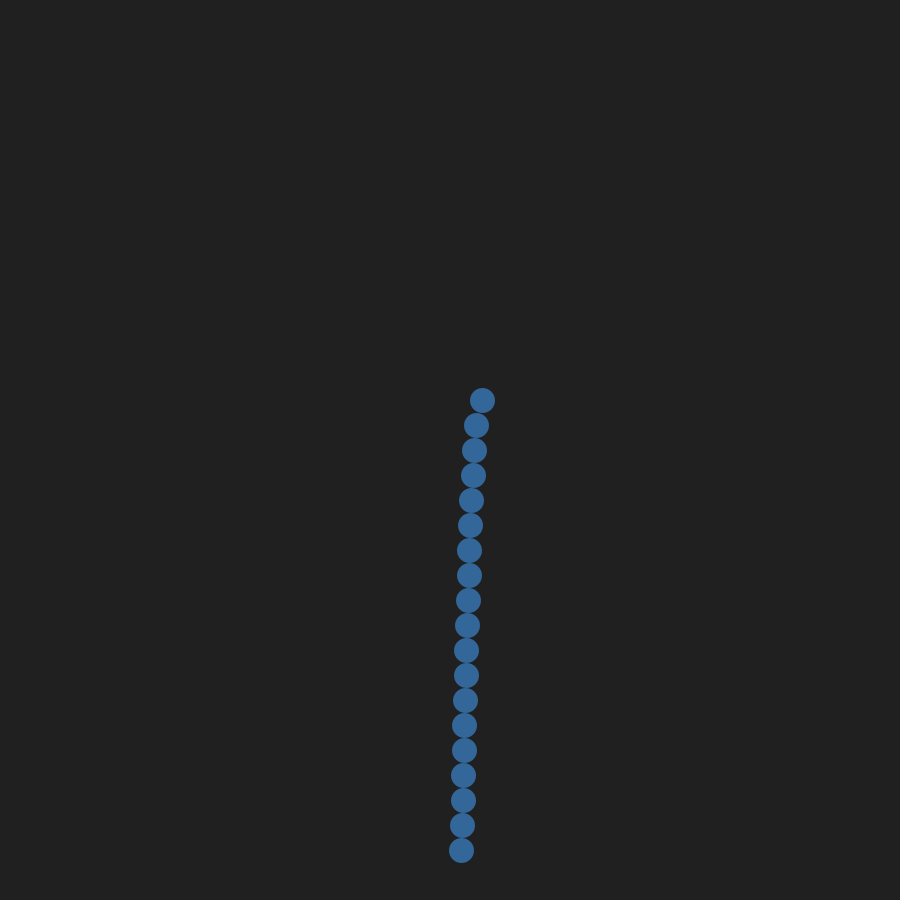
Frame 1 (no input)
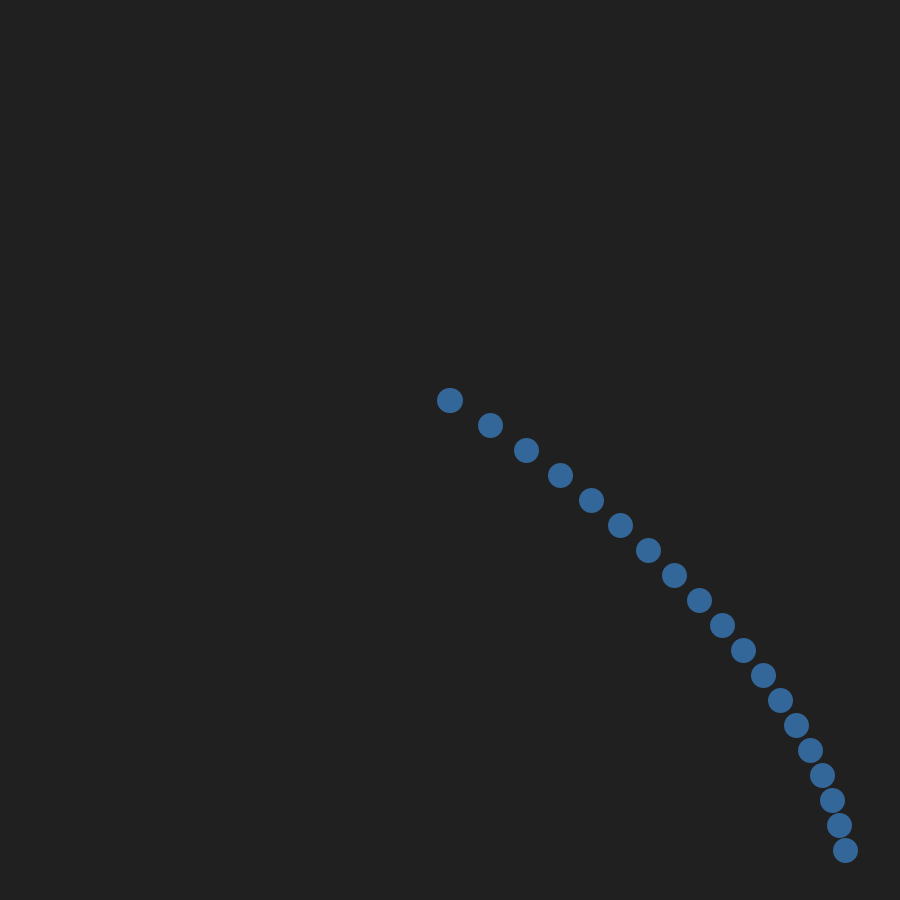
Frame 60 (the mouse pressed at the canvas centre just before this capture)
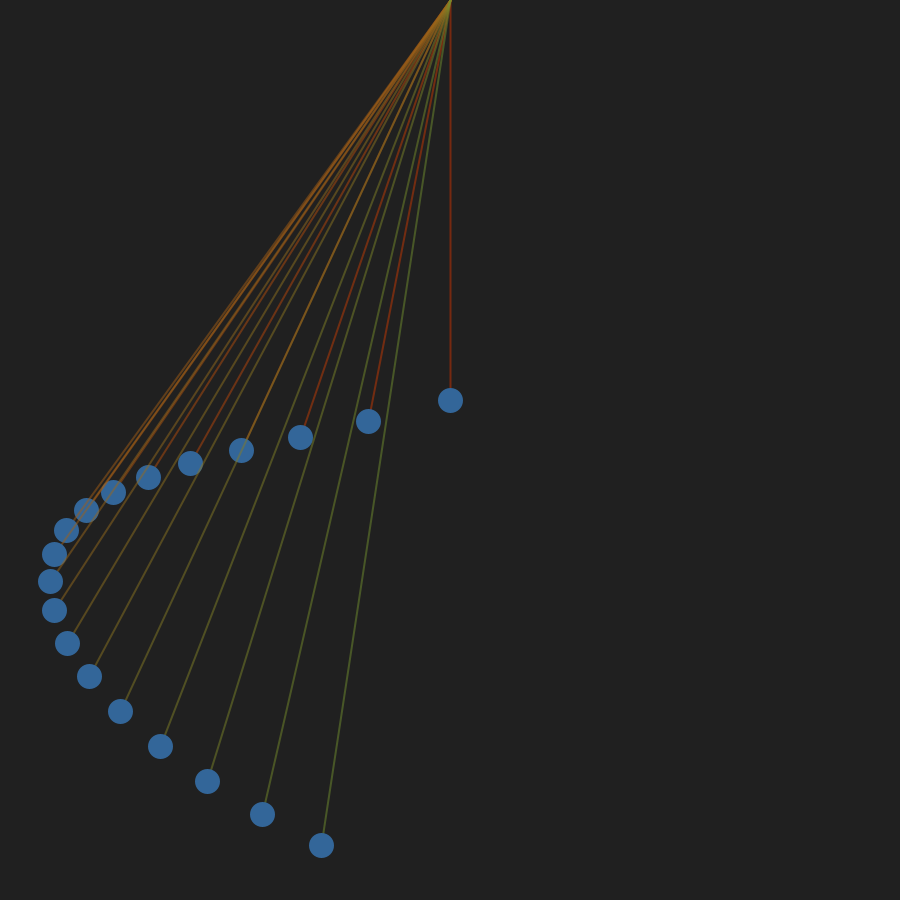
Frame 120 (the mouse held since frame 60 and released just before this capture)

The Processing sketch that drew these frames (run headless with seeded random() and noise(); from frame 60 on, the mouse is pressed at the canvas centre):

// Processing sketch: HarmonicMotion
// ── HarmonicMotion.pde
int pendulumWidth;
int STEP = 25;

public void setup() {
  size(900,900);
  pendulumWidth = width-100;
}

void drawPendulum(float stringLength, float phase) {
  float extremeAngle = asin((pendulumWidth/2)/stringLength);
  float myPhase = phase*map(stringLength, pendulumWidth/2, height, 2, 1);
  float easedPosition = sin (map (myPhase, 0, 1, 0, TWO_PI)); //-1..1
  float currentAngle = map (easedPosition, -1, 1, -extremeAngle, extremeAngle);

  int reddish = color(204, 51, 0);
  int greenish = color(102, 153, 51);
  int blueish = color(51, 102, 153);

  pushStyle();
  pushMatrix();
  translate (width/2, 0);

  float x = sin(currentAngle)*stringLength;
  float curvedY = cos(currentAngle)*stringLength;
  float y = map (mouseX, 0, width, stringLength, curvedY);

  float relativestringLength = map(stringLength, pendulumWidth / 2, height, 0, 1);
  int stringColor = lerpColor (reddish, greenish, relativestringLength);

  float currentOpacity = map (mouseX, 0, width, 0, 255);
  stroke (stringColor, currentOpacity);
  strokeWeight(2);
  line (0, 0, x, y);

  stroke (blueish);
  strokeWeight(25);
  point (x, y);
  popMatrix();
  popStyle();
}

void draw() {
  background(32);
  for (int y = (int)pendulumWidth/2; y < height-25; y+= STEP) {
    drawPendulum(y, frameCount / (60f*4));
  }
}
